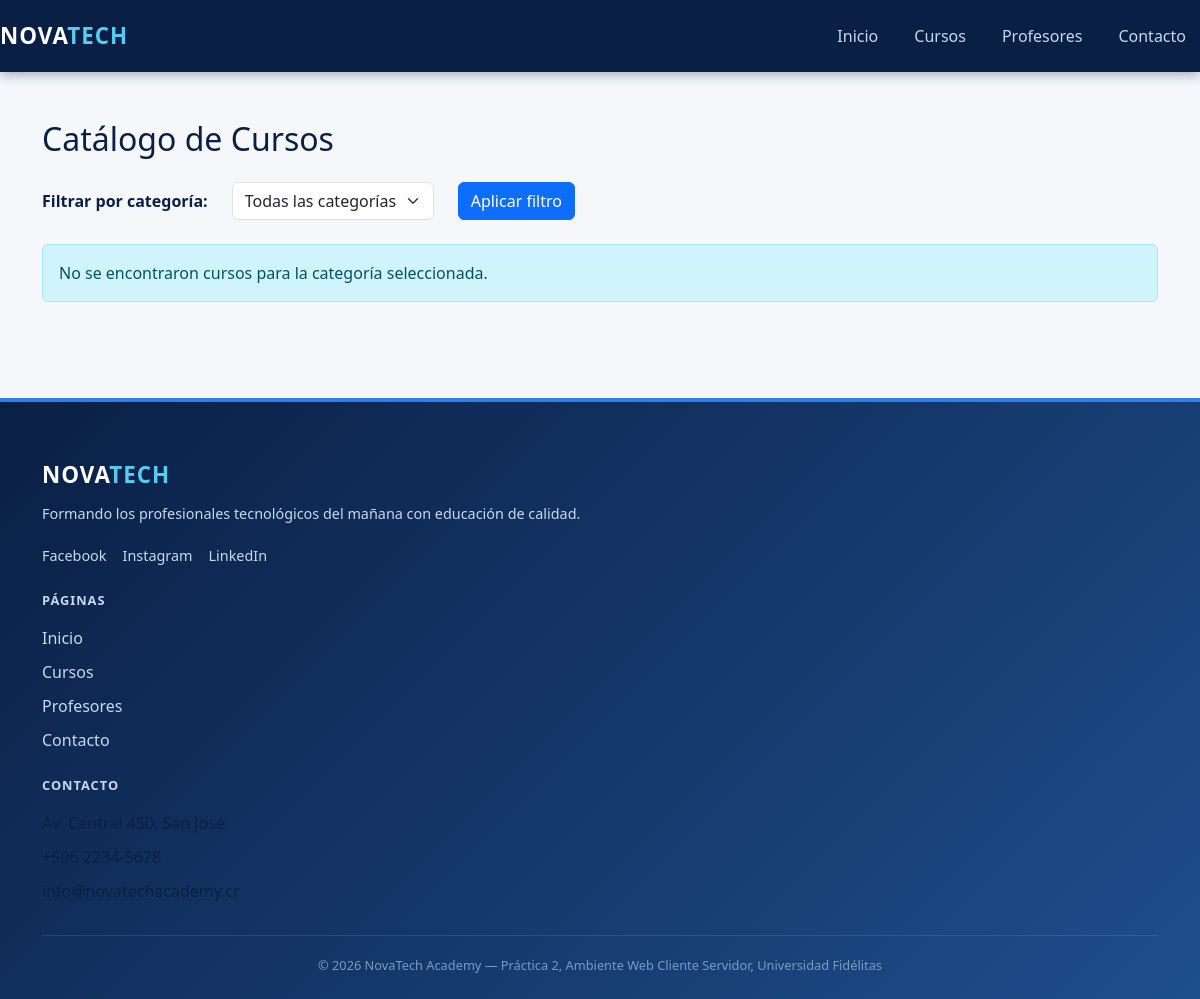
Before: /index.php?controller=cursos&action=index with the older database file.
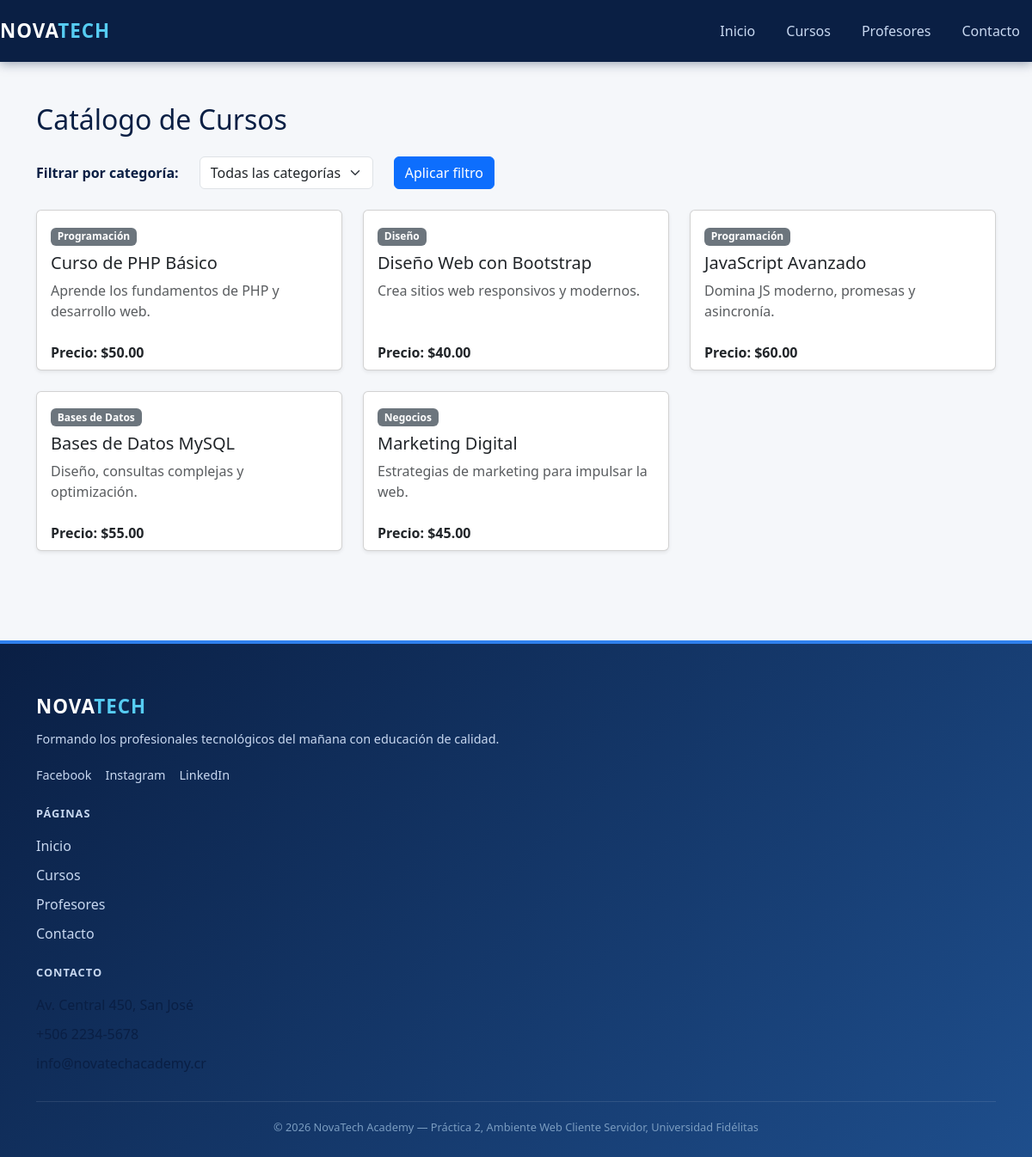
After: the same page with the newer database file.
### tables this page shows
CREATE TABLE IF NOT EXISTS cursos (
  id           INT           NOT NULL AUTO_INCREMENT,
  nombre       VARCHAR(100)  NOT NULL,
  descripcion  TEXT          NOT NULL,
  precio       DECIMAL(10,2) NOT NULL,
  categoria    VARCHAR(50)   NOT NULL,
  PRIMARY KEY (id)
);

### controllers/CursosController.php (called while the page is built)
<?php
require_once 'models/CursoModel.php';
class CursosController {
    public function index() {
        $model = new CursoModel();
        $categoria_seleccionada = isset($_GET['categoria']) ? $_GET['categoria'] : '';
        if (!empty($categoria_seleccionada) && $categoria_seleccionada !== 'todas') {
            $cursos = $model->getByCategoria($categoria_seleccionada);
        } else {
            $cursos = $model->getAll();
        }
        require_once 'views/layout/header.php';
        require_once 'views/cursos/index.php';
        require_once 'views/layout/footer.php';
    }
}
?>

### config/database.php (called while the page is built, shortened)
<?php
class Database
{
    private static string $host     = 'db';
    private static string $dbname   = 'novatech_academy_db';
    private static string $user     = 'root';
    private static string $password = 'root';
    private static ?PDO $instance = null;
    public static function getConnection(): PDO
    {
        if (self::$instance === null) {
            $dsn = "mysql:host=" . self::$host
                 . ";dbname="    . self::$dbname
                 . ";charset=utf8mb4";
            try {
                self::$instance = new PDO($dsn, self::$user, self::$password, [
                    PDO::ATTR_ERRMODE            => PDO::ERRMODE_EXCEPTION,
                    PDO::ATTR_DEFAULT_FETCH_MODE => PDO::FETCH_ASSOC,
                    PDO::ATTR_EMULATE_PREPARES   => false,
                ]);
            } catch (PDOException $e) {
                http_response_code(500);
                die('<h2>Error de conexión a la base de datos.</h2><p>' . $e->getMessage() . '</p>');
            }
        }
        return self::$instance;
    }
}

### models/CursoModel.php (called while the page is built, shortened)
<?php
require_once 'config/database.php';
class CursoModel {
    private $db;
    public function __construct() {
        $this->db = Database::getConnection();
    }
    public function getAll() {
        $stmt = $this->db->prepare("SELECT * FROM cursos");
        $stmt->execute();
        return $stmt->fetchAll(PDO::FETCH_ASSOC);
    }
}
?>

### views/cursos/index.php (the view, shortened to what this page needs)
<div class="container mt-5">
    <h2 class="mb-4">Catálogo de Cursos</h2>
    <form method="GET" action="index.php" class="mb-4">
        <div class="row align-items-center">
            <div class="col-auto">
                <label for="categoria" class="col-form-label fw-bold">Filtrar por categoría:</label>
            </div>
            <div class="col-auto">
                <select name="categoria" id="categoria" class="form-select">
                    <option value="todas">Todas las categorías</option>
                </select>
            </div>
            <div class="col-auto">
                <button type="submit" class="btn btn-primary">Aplicar filtro</button>
            </div>
        </div>
    </form>
    <div class="row">
        <?php if(!empty($cursos)): ?>
            <?php foreach($cursos as $curso): ?>
                <div class="col-md-4 mb-4">
                    <div class="card h-100 shadow-sm">
                        <div class="card-body">
                            <span class="badge bg-secondary mb-2"><?php echo htmlspecialchars($curso['categoria']); ?></span>
                            <h5 class="card-title"><?php echo htmlspecialchars($curso['nombre']); ?></h5>
                            <p class="card-text text-muted"><?php echo htmlspecialchars($curso['descripcion']); ?></p>
                        </div>
                        <div class="card-footer bg-transparent border-top-0">
                            <p class="card-text fw-bold">Precio: $<?php echo number_format($curso['precio'], 2); ?></p>
                        </div>
                    </div>
                </div>
            <?php endforeach; ?>
        <?php else: ?>
            <div class="col-12">
                <div class="alert alert-info">No se encontraron cursos para la categoría seleccionada.</div>
            </div>
        <?php endif; ?>
    </div>
</div>

Changed rows visible on the page:
added cursos: categoria "Programación", nombre "Curso de PHP Básico", descripcion "Aprende los fundamentos de PHP y desarrollo web.", precio "50.00"
added cursos: categoria "Diseño", nombre "Diseño Web con Bootstrap", descripcion "Crea sitios web responsivos y modernos.", precio "40.00"
added cursos: categoria "Programación", nombre "JavaScript Avanzado", descripcion "Domina JS moderno, promesas y asincronía.", precio "60.00"
added cursos: categoria "Bases de Datos", nombre "Bases de Datos MySQL", descripcion "Diseño, consultas complejas y optimización.", precio "55.00"
added cursos: categoria "Negocios", nombre "Marketing Digital", descripcion "Estrategias de marketing para impulsar la web.", precio "45.00"
Other visible differences:
text no longer shown: "No se encontraron cursos para la categoría seleccionada."
